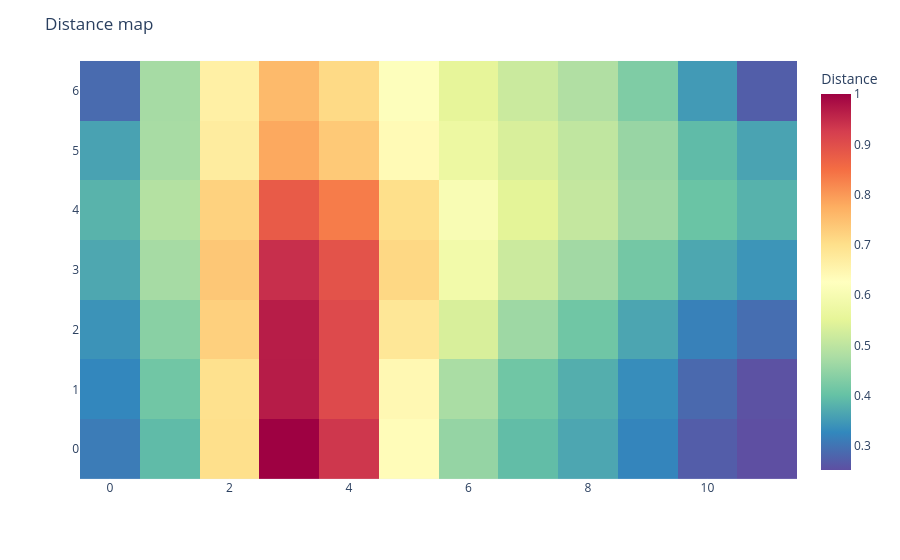

The notebook cell this image was saved under:
### Code cell
basin.legacy_pond() \
    .visualize_distance_map();

### Figure 1 — Plotly figure (JSON) as saved in the notebook; plotly's stock layout.template omitted (floating-point values rounded to 4 significant figures)
{"data": [{"coloraxis": "coloraxis", "name": "0", "z": [[0.3111, 0.3933, 0.7, 1.0, 0.9343, 0.6346, 0.453, 0.3958, 0.3655, 0.3232, 0.2712, 0.2526], [0.3261, 0.4141, 0.6974, 0.9671, 0.9056, 0.6438, 0.476, 0.413, 0.3764, 0.3338, 0.2865, 0.2565], [0.3414, 0.44, 0.7244, 0.9659, 0.9056, 0.6835, 0.5344, 0.4624, 0.4132, 0.3649, 0.3176, 0.2932], [0.3673, 0.4709, 0.7389, 0.9437, 0.8917, 0.7136, 0.587, 0.5171, 0.4668, 0.4169, 0.3667, 0.3435], [0.3834, 0.488, 0.722, 0.8789, 0.8335, 0.7012, 0.6047, 0.5492, 0.5086, 0.4612, 0.4064, 0.3811], [0.361, 0.474, 0.6722, 0.7816, 0.736, 0.6395, 0.5714, 0.5333, 0.5033, 0.4557, 0.3931, 0.3625], [0.2888, 0.4716, 0.6633, 0.758, 0.7106, 0.6211, 0.5551, 0.5161, 0.4845, 0.429, 0.3502, 0.2729]], "type": "heatmap", "xaxis": "x", "yaxis": "y", "hovertemplate": "x: %{x}<br>y: %{y}<br>Distance: %{z}<extra></extra>"}], "layout": {"xaxis": {"anchor": "y", "domain": [0.0, 1.0], "scaleanchor": "y", "constrain": "domain"}, "yaxis": {"anchor": "x", "domain": [0.0, 1.0], "autorange": true, "constrain": "domain"}, "coloraxis": {"colorbar": {"title": {"text": "Distance"}}, "colorscale": [[0.0, "rgb(94,79,162)"], [0.1, "rgb(50,136,189)"], [0.2, "rgb(102,194,165)"], [0.3, "rgb(171,221,164)"], [0.4, "rgb(230,245,152)"], [0.5, "rgb(255,255,191)"], [0.6, "rgb(254,224,139)"], [0.7, "rgb(253,174,97)"], [0.8, "rgb(244,109,67)"], [0.9, "rgb(213,62,79)"], [1.0, "rgb(158,1,66)"]], "autocolorscale": false}, "margin": {"t": 60}, "title": {"text": "Distance map"}, "autosize": true, "showlegend": true}}
